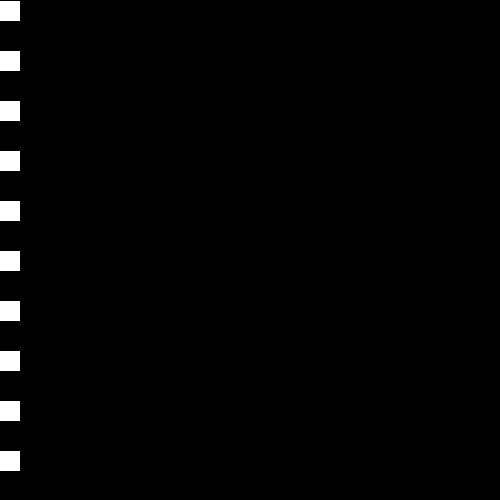
Frame 1 (no input)
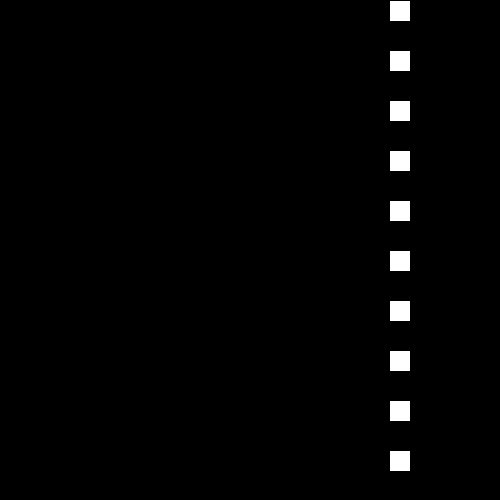
Frame 60 (the mouse pressed at the canvas centre just before this capture)
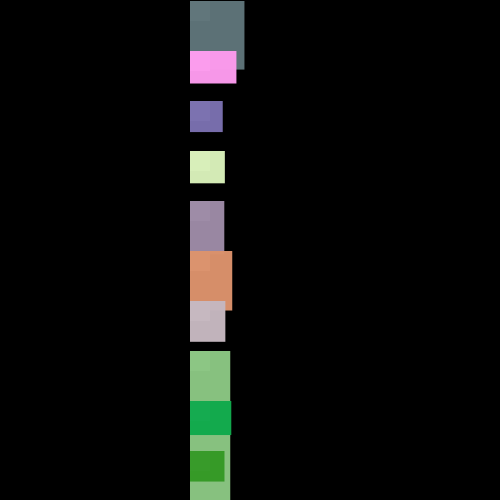
Frame 120 (the mouse held since frame 60 and released just before this capture)

The Processing sketch that drew these frames (run headless with seeded random() and noise(); from frame 60 on, the mouse is pressed at the canvas centre):

// Processing sketch: processing_37691
// ── processing_37691.pde

float x = 0;
float y = 0;
int myDiameter = 20;
float velocity = 10;




void setup()
{
  size(500, 500);
  frameRate(10);
  smooth();
  noStroke();
}


void draw()
{//background
  fill(0, 0, 0);
  rect(0, 0, width, height);
  //creates the rows for squares
for (int i=1; i<height; i = i+50) {
  ///fills the boxes with white and then fades the boxes out as the mouse moves to the right
    fill(255,255,255,width-mouseX);
    rect(x, (y+i), myDiameter,myDiameter);
    //fills the boxes with random color and then makes the boxes change shape
    fill(random(255),random(255),random(255),mouseX);
    rect(x, (y+i), myDiameter+(mouseX/random(1, 25)), myDiameter+(mouseX/random(1, 25)));
  }
//causes the boxes to bounce back to the left
  x = x+velocity;
  if (x>width-myDiameter)
  {
    velocity = -10;
  }
//makes the boxes move back to the right
  if (x<0) 
  {
    velocity = 10;
  }
}
